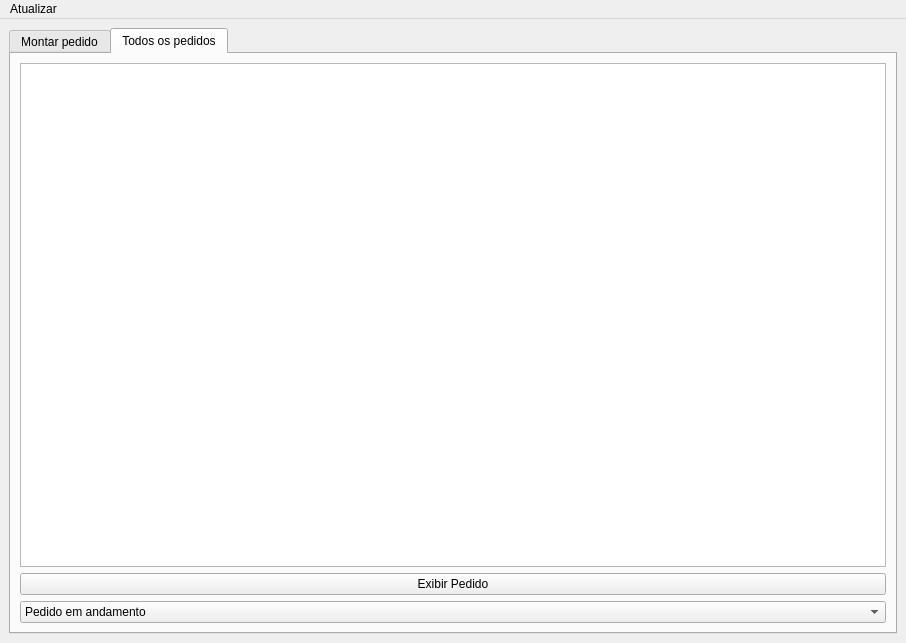
<?xml version="1.0" encoding="UTF-8"?>
<ui version="4.0">
 <class>MainWindow</class>
 <widget class="QMainWindow" name="MainWindow">
  <property name="geometry">
   <rect>
    <x>0</x>
    <y>0</y>
    <width>906</width>
    <height>643</height>
   </rect>
  </property>
  <property name="windowTitle">
   <string>Tela Principal - Cliente</string>
  </property>
  <widget class="QWidget" name="centralwidget">
   <layout class="QVBoxLayout" name="verticalLayout_2">
    <item>
     <widget class="QTabWidget" name="tabWidget">
      <property name="currentIndex">
       <number>1</number>
      </property>
      <property name="tabBarAutoHide">
       <bool>true</bool>
      </property>
      <widget class="QWidget" name="tab">
       <attribute name="title">
        <string>Montar pedido</string>
       </attribute>
       <layout class="QVBoxLayout" name="verticalLayout_5">
        <item>
         <widget class="QFrame" name="frame_3">
          <property name="minimumSize">
           <size>
            <width>100</width>
            <height>0</height>
           </size>
          </property>
          <property name="frameShape">
           <enum>QFrame::StyledPanel</enum>
          </property>
          <property name="frameShadow">
           <enum>QFrame::Raised</enum>
          </property>
          <layout class="QHBoxLayout" name="horizontalLayout_3">
           <item>
            <widget class="QFrame" name="frame_2">
             <property name="minimumSize">
              <size>
               <width>100</width>
               <height>0</height>
              </size>
             </property>
             <property name="frameShape">
              <enum>QFrame::StyledPanel</enum>
             </property>
             <property name="frameShadow">
              <enum>QFrame::Raised</enum>
             </property>
             <layout class="QVBoxLayout" name="verticalLayout_4">
              <item>
               <widget class="QLabel" name="label">
                <property name="text">
                 <string>Cardapio</string>
                </property>
               </widget>
              </item>
              <item>
               <widget class="QListView" name="listView_cardapio"/>
              </item>
              <item>
               <widget class="QPushButton" name="pushButton_adicionar_ao_pedido">
                <property name="text">
                 <string>Adicionar ao pedido</string>
                </property>
               </widget>
              </item>
              <item>
               <widget class="QLineEdit" name="lineEdit_quantidade_inserir">
                <property name="inputMethodHints">
                 <set>Qt::ImhDigitsOnly</set>
                </property>
                <property name="text">
                 <string/>
                </property>
                <property name="placeholderText">
                 <string>Quantidade a adicionar</string>
                </property>
                <property name="clearButtonEnabled">
                 <bool>false</bool>
                </property>
               </widget>
              </item>
             </layout>
            </widget>
           </item>
           <item>
            <widget class="QFrame" name="frame">
             <property name="minimumSize">
              <size>
               <width>100</width>
               <height>0</height>
              </size>
             </property>
             <property name="frameShape">
              <enum>QFrame::StyledPanel</enum>
             </property>
             <property name="frameShadow">
              <enum>QFrame::Raised</enum>
             </property>
             <layout class="QVBoxLayout" name="verticalLayout_3">
              <item>
               <widget class="QLabel" name="label_2">
                <property name="text">
                 <string>Pedido do cliente</string>
                </property>
               </widget>
              </item>
              <item>
               <widget class="QListView" name="listView_pedido_desenvolvimento"/>
              </item>
              <item>
               <widget class="QPushButton" name="pushButton_remover_pedido_temporario">
                <property name="text">
                 <string>Remover do pedido</string>
                </property>
               </widget>
              </item>
              <item>
               <widget class="QLineEdit" name="lineEdit_quantidade_a_remover">
                <property name="text">
                 <string/>
                </property>
                <property name="placeholderText">
                 <string>Quantidade a remover</string>
                </property>
               </widget>
              </item>
             </layout>
            </widget>
           </item>
          </layout>
         </widget>
        </item>
        <item>
         <widget class="QPushButton" name="pushButton_efetivar_pedido">
          <property name="text">
           <string>Efetivar pedido</string>
          </property>
         </widget>
        </item>
       </layout>
      </widget>
      <widget class="QWidget" name="Tab1">
       <attribute name="title">
        <string>Todos os pedidos</string>
       </attribute>
       <layout class="QVBoxLayout" name="verticalLayout">
        <item>
         <widget class="QListView" name="listView_list_pedidos"/>
        </item>
        <item>
         <layout class="QHBoxLayout" name="horizontalLayout_2">
          <property name="topMargin">
           <number>0</number>
          </property>
          <item>
           <widget class="QPushButton" name="pushButton_exibir_pedido">
            <property name="text">
             <string>Exibir Pedido</string>
            </property>
           </widget>
          </item>
         </layout>
        </item>
        <item>
         <widget class="QComboBox" name="comboBox_status_do_pedido">
          <item>
           <property name="text">
            <string>Pedido em andamento</string>
           </property>
          </item>
          <item>
           <property name="text">
            <string>Pedido cancelado</string>
           </property>
          </item>
          <item>
           <property name="text">
            <string>Pedido finalizado</string>
           </property>
          </item>
         </widget>
        </item>
       </layout>
      </widget>
     </widget>
    </item>
   </layout>
  </widget>
  <widget class="QMenuBar" name="menuBar">
   <property name="geometry">
    <rect>
     <x>0</x>
     <y>0</y>
     <width>906</width>
     <height>24</height>
    </rect>
   </property>
   <widget class="QMenu" name="menuAtualizar">
    <property name="title">
     <string>Atualizar</string>
    </property>
    <addaction name="actionPedidos"/>
   </widget>
   <addaction name="menuAtualizar"/>
  </widget>
  <action name="actionPedidos">
   <property name="text">
    <string>Pedidos</string>
   </property>
  </action>
 </widget>
 <resources/>
 <connections/>
</ui>
